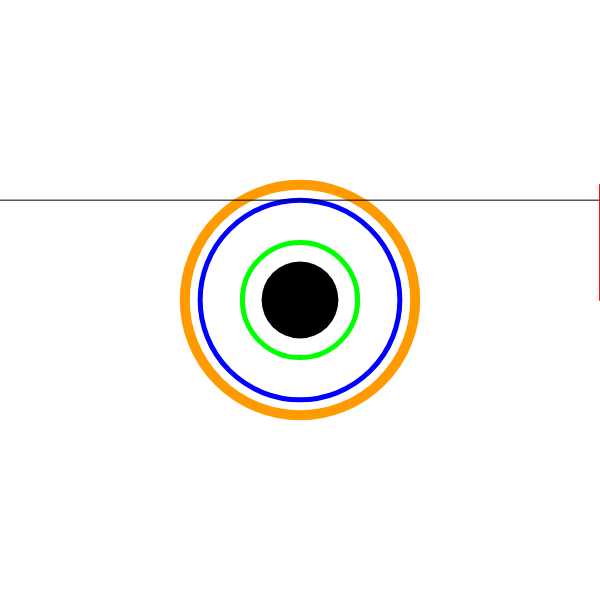
Frame 1 (no input)
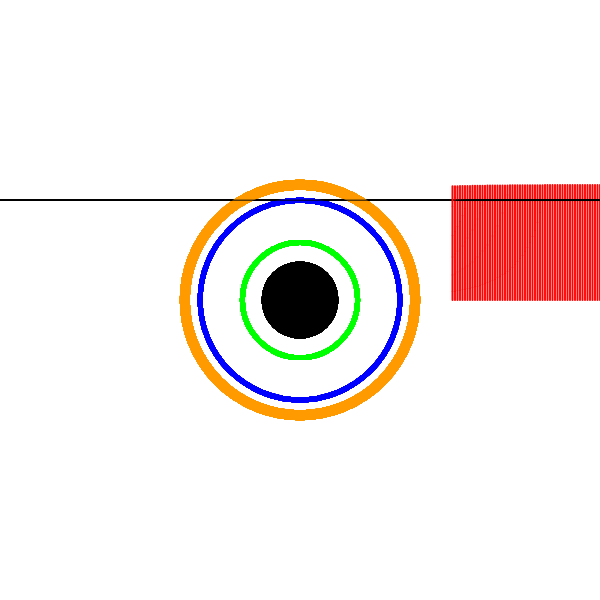
Frame 60 (no input)
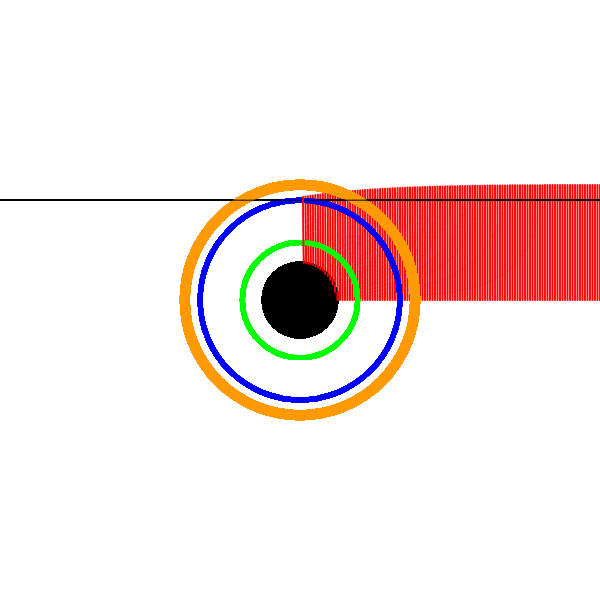
Frame 120 (the mouse pressed at the canvas centre since frame 60)

The p5.js sketch that drew these frames (run headless with seeded random() and noise() and a simulated clock; from frame 60 on, the mouse is pressed at the canvas centre):

// p5.js sketch
// ── sketch.js
// rs = Schwarzchild Radius
// Event Horizon = 1 x rs
// Photon Sphere = 1.5 x rs
// Accretion Disc = 3 x rs

const c = 50;
const G = 120;
let b;

const photons = [];
const dt = 0.05;



function setup() {
	createCanvas(600, 600);
	ellipseMode(RADIUS);
	b = new Blackhole(width / 2, height / 2, 400);
	for (let y = 0; y < b.rs * 3; y += 1) {
		photons.push(new Photon(width, height / 2 - y));
	}
}

function draw() {
	//background(255);
	b.show();

	for (const p of photons) {
		p.show();
		b.pull(p);
		p.update();
	}
}


// ── Blackhole.js

class Blackhole {
    constructor(x, y, m) {
        this.pos = createVector(x, y);
        this.mass = m;
        this.rs = (2 * G * m) / (c * c);
    }

    show() {
        // EH
        noStroke();
        fill(0);
        circle(this.pos.x, this.pos.y, this.rs);


        //PS
        noFill();
        stroke(0, 255, 0);
        strokeWeight(5);
        circle(this.pos.x, this.pos.y, this.rs * 1.5)

        //AD
        strokeWeight(10);
        stroke(255, 155, 0);
        circle(this.pos.x, this.pos.y, this.rs * 3);



        //SHADOW
        strokeWeight(5);
        stroke(0, 0, 255);
        circle(this.pos.x, this.pos.y, this.rs * 2.6);


        stroke(0);
        strokeWeight(1);
        line(0, this.pos.y - this.rs * 2.6 , width, this.pos.y - this.rs * 2.6 );

    }

    pull(photon) {
        // VECTOR POINTING FROM PHOTON TO BLACKHOLE
        const force = p5.Vector.sub(this.pos, photon.pos);
        const r = force.mag();
        const fg = (G * this.mass) / (r * r);
        const ph = photon.vel.heading();
        const theta = force.heading();

        let deltaTheta = -fg  * Math.sin(ph - theta) * (dt / c);
        //deltaTheta /= abs(1.0 - 2.0 * G * this.mass / (r * c * c));
        photon.vel = p5.Vector.fromAngle((ph + deltaTheta));
        photon.vel.setMag(c);
        if(r <= this.rs) {
            photon.stop();
        }
    }
}

// ── Photon.js

class Photon {
    constructor(x, y) {
        this.pos = createVector(x, y);
        this.vel = createVector(-c, 0);
    }


    update() {
        let newVel = this.vel.copy();
        newVel.mult(dt);
        this.pos.add(newVel);
    }

    show() {
        noStroke();
        fill(255, 0, 0);
        circle(this.pos.x, this.pos.y, 1, 1);
    }

    stop() {
        this.vel.setMag(0);
    }
}
